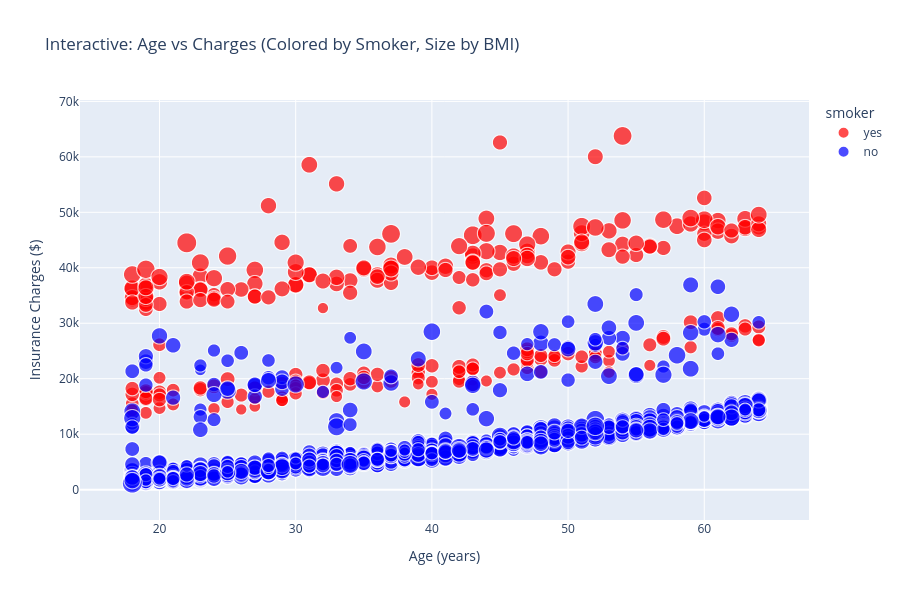
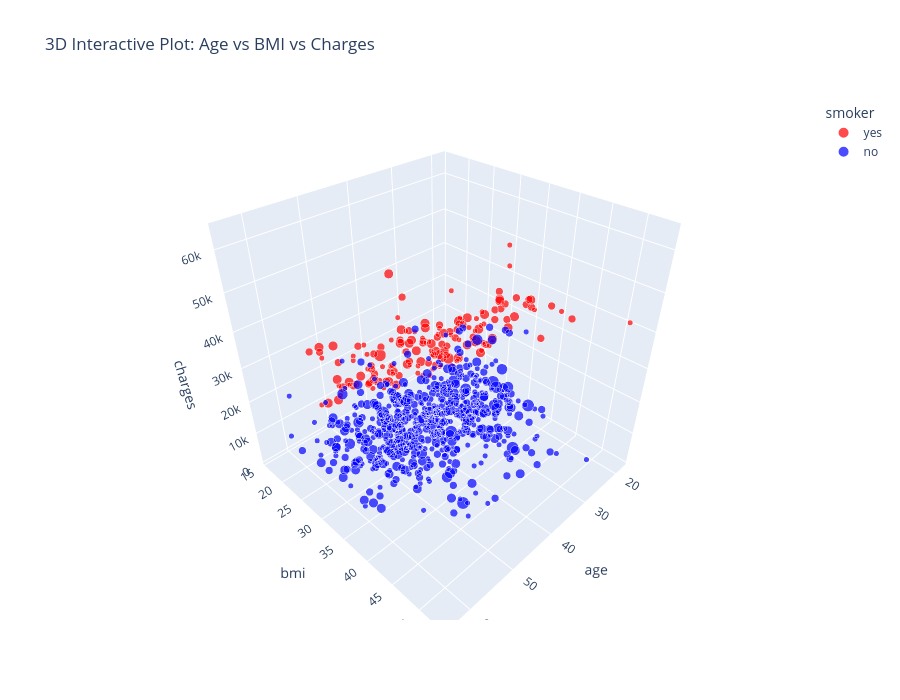
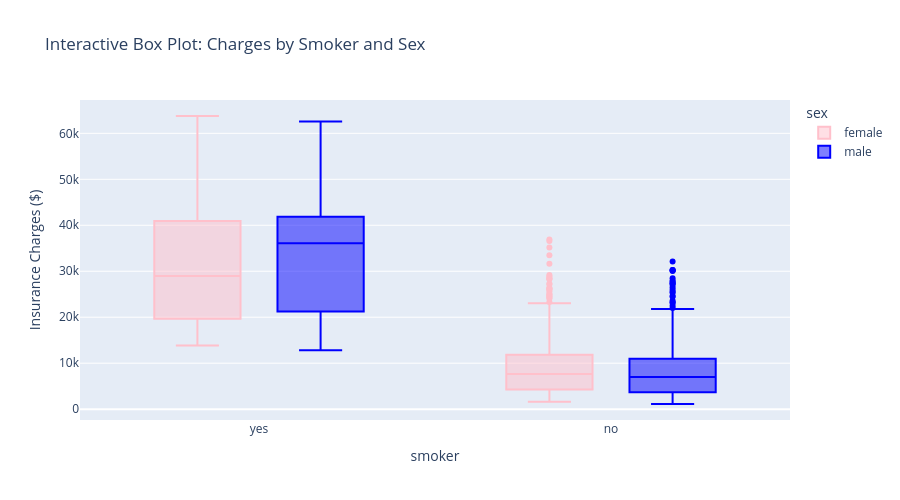
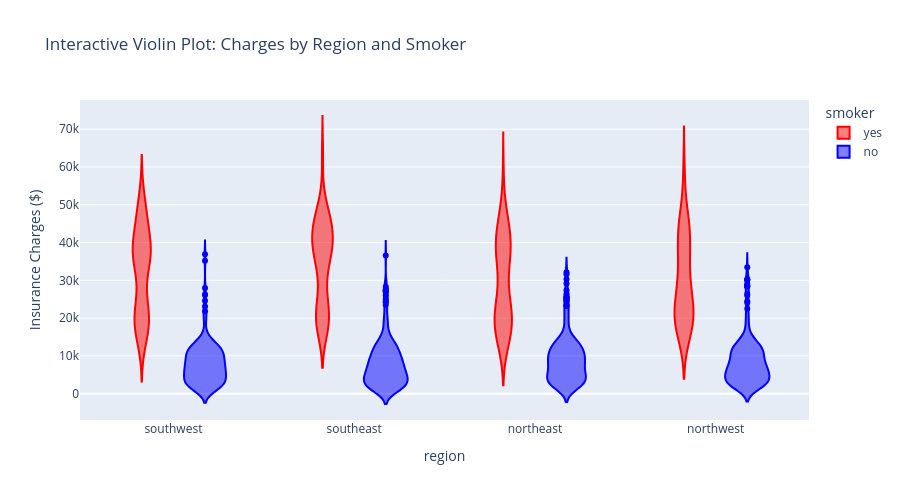

Notebook code for these charts, in order:
### Markdown cell above
## 12. Interactive Visualizations with Plotly

### Code cell
# Interactive scatter plot - Age vs Charges with color by Smoker
print("=" * 80)
print("INTERACTIVE PLOTLY VISUALIZATIONS")
print("=" * 80)

fig1 = px.scatter(df, x='age', y='charges', color='smoker', 
                   size='bmi', hover_name='region',
                   title='Interactive: Age vs Charges (Colored by Smoker, Size by BMI)',
                   labels={'charges': 'Insurance Charges ($)', 'age': 'Age (years)'},
                   color_discrete_map={'yes': 'red', 'no': 'blue'})
fig1.update_layout(height=600, hovermode='closest')
fig1.show()

# 3D scatter plot
print("\nGenerating 3D scatter plot...")

fig2 = px.scatter_3d(df, x='age', y='bmi', z='charges', color='smoker',
                     size='children', hover_name='region',
                     title='3D Interactive Plot: Age vs BMI vs Charges',
                     color_discrete_map={'yes': 'red', 'no': 'blue'})
fig2.update_layout(height=700)
fig2.show()

# Box plot - Interactive version
fig3 = px.box(df, x='smoker', y='charges', color='sex', 
             title='Interactive Box Plot: Charges by Smoker and Sex',
             labels={'charges': 'Insurance Charges ($)'},
             color_discrete_map={'male': 'blue', 'female': 'pink'})
fig3.update_layout(height=500)
fig3.show()

# Violin plot - Interactive
fig4 = px.violin(df, x='region', y='charges', color='smoker',
                title='Interactive Violin Plot: Charges by Region and Smoker',
                labels={'charges': 'Insurance Charges ($)'},
                color_discrete_map={'yes': 'red', 'no': 'blue'})
fig4.update_layout(height=500)
fig4.show()

# Histogram with marginal distributions
fig5 = px.histogram(df, x='charges', marginal='box', nbins=30, color='smoker',
                   title='Distribution of Charges with Box Plot (Marginal)',
                   labels={'charges': 'Insurance Charges ($)'},
                   color_discrete_map={'yes': 'red', 'no': 'blue'},
                   opacity=0.7)
fig5.update_layout(height=600)
fig5.show()

# Bubble chart
fig6 = px.scatter(df, x='age', y='bmi', size='charges', color='region',
                 hover_name='smoker', title='Bubble Chart: Age vs BMI (Size=Charges, Color=Region)',
                 labels={'charges': 'Charges ($)'})
fig6.update_layout(height=600)
fig6.show()

### Figure 1 — Plotly figure (JSON) as saved in the notebook; plotly's stock layout.template omitted (floating-point values rounded to 4 significant figures; data arrays with more than 128 entries replaced by an {"elided": "..."} marker saying what was removed)
{"data": [{"hovertemplate": "<b>%{hovertext}</b><br><br>smoker=yes<br>Age (years)=%{x}<br>Insurance Charges ($)=%{y}<br>bmi=%{marker.size}<extra></extra>", "hovertext": {"elided": "274 str values"}, "legendgroup": "yes", "marker": {"color": "red", "size": {"elided": "274 float values"}, "sizemode": "area", "sizeref": 0.1328, "symbol": "circle"}, "mode": "markers", "name": "yes", "showlegend": true, "type": "scattergl", "x": {"elided": "274 int values"}, "xaxis": "x", "y": {"elided": "274 float values"}, "yaxis": "y"}, {"hovertemplate": "<b>%{hovertext}</b><br><br>smoker=no<br>Age (years)=%{x}<br>Insurance Charges ($)=%{y}<br>bmi=%{marker.size}<extra></extra>", "hovertext": {"elided": "1063 str values"}, "legendgroup": "no", "marker": {"color": "blue", "size": {"elided": "1063 float values"}, "sizemode": "area", "sizeref": 0.1328, "symbol": "circle"}, "mode": "markers", "name": "no", "showlegend": true, "type": "scattergl", "x": {"elided": "1063 int values"}, "xaxis": "x", "y": {"elided": "1063 float values"}, "yaxis": "y"}], "layout": {"height": 600, "hovermode": "closest", "legend": {"itemsizing": "constant", "title": {"text": "smoker"}, "tracegroupgap": 0}, "title": {"text": "Interactive: Age vs Charges (Colored by Smoker, Size by BMI)"}, "xaxis": {"anchor": "y", "domain": [0, 1], "title": {"text": "Age (years)"}}, "yaxis": {"anchor": "x", "domain": [0, 1], "title": {"text": "Insurance Charges ($)"}}}}

### Figure 2 — Plotly figure (JSON) as saved in the notebook; plotly's stock layout.template omitted (floating-point values rounded to 4 significant figures; data arrays with more than 128 entries replaced by an {"elided": "..."} marker saying what was removed)
{"data": [{"hovertemplate": "<b>%{hovertext}</b><br><br>smoker=yes<br>age=%{x}<br>bmi=%{y}<br>charges=%{z}<br>children=%{marker.size}<extra></extra>", "hovertext": {"elided": "274 str values"}, "legendgroup": "yes", "marker": {"color": "red", "size": {"elided": "274 int values"}, "sizemode": "area", "sizeref": 0.0125, "symbol": "circle"}, "mode": "markers", "name": "yes", "scene": "scene", "showlegend": true, "type": "scatter3d", "x": {"elided": "274 int values"}, "y": {"elided": "274 float values"}, "z": {"elided": "274 float values"}}, {"hovertemplate": "<b>%{hovertext}</b><br><br>smoker=no<br>age=%{x}<br>bmi=%{y}<br>charges=%{z}<br>children=%{marker.size}<extra></extra>", "hovertext": {"elided": "1063 str values"}, "legendgroup": "no", "marker": {"color": "blue", "size": {"elided": "1063 int values"}, "sizemode": "area", "sizeref": 0.0125, "symbol": "circle"}, "mode": "markers", "name": "no", "scene": "scene", "showlegend": true, "type": "scatter3d", "x": {"elided": "1063 int values"}, "y": {"elided": "1063 float values"}, "z": {"elided": "1063 float values"}}], "layout": {"height": 700, "legend": {"itemsizing": "constant", "title": {"text": "smoker"}, "tracegroupgap": 0}, "scene": {"domain": {"x": [0, 1], "y": [0, 1]}, "xaxis": {"title": {"text": "age"}}, "yaxis": {"title": {"text": "bmi"}}, "zaxis": {"title": {"text": "charges"}}}, "title": {"text": "3D Interactive Plot: Age vs BMI vs Charges"}}}

### Figure 3 — Plotly figure (JSON) as saved in the notebook; plotly's stock layout.template omitted (floating-point values rounded to 4 significant figures; data arrays with more than 128 entries replaced by an {"elided": "..."} marker saying what was removed)
{"data": [{"alignmentgroup": "True", "hovertemplate": "sex=female<br>smoker=%{x}<br>Insurance Charges ($)=%{y}<extra></extra>", "legendgroup": "female", "marker": {"color": "pink"}, "name": "female", "notched": false, "offsetgroup": "female", "orientation": "v", "showlegend": true, "type": "box", "x": {"elided": "662 str values"}, "x0": " ", "xaxis": "x", "y": {"elided": "662 float values"}, "y0": " ", "yaxis": "y"}, {"alignmentgroup": "True", "hovertemplate": "sex=male<br>smoker=%{x}<br>Insurance Charges ($)=%{y}<extra></extra>", "legendgroup": "male", "marker": {"color": "blue"}, "name": "male", "notched": false, "offsetgroup": "male", "orientation": "v", "showlegend": true, "type": "box", "x": {"elided": "675 str values"}, "x0": " ", "xaxis": "x", "y": {"elided": "675 float values"}, "y0": " ", "yaxis": "y"}], "layout": {"boxmode": "group", "height": 500, "legend": {"title": {"text": "sex"}, "tracegroupgap": 0}, "title": {"text": "Interactive Box Plot: Charges by Smoker and Sex"}, "xaxis": {"anchor": "y", "domain": [0, 1], "title": {"text": "smoker"}}, "yaxis": {"anchor": "x", "domain": [0, 1], "title": {"text": "Insurance Charges ($)"}}}}

### Figure 4 — Plotly figure (JSON) as saved in the notebook; plotly's stock layout.template omitted (floating-point values rounded to 4 significant figures; data arrays with more than 128 entries replaced by an {"elided": "..."} marker saying what was removed)
{"data": [{"alignmentgroup": "True", "box": {"visible": false}, "hovertemplate": "smoker=yes<br>region=%{x}<br>Insurance Charges ($)=%{y}<extra></extra>", "legendgroup": "yes", "marker": {"color": "red"}, "name": "yes", "offsetgroup": "yes", "orientation": "v", "scalegroup": "True", "showlegend": true, "type": "violin", "x": {"elided": "274 str values"}, "x0": " ", "xaxis": "x", "y": {"elided": "274 float values"}, "y0": " ", "yaxis": "y"}, {"alignmentgroup": "True", "box": {"visible": false}, "hovertemplate": "smoker=no<br>region=%{x}<br>Insurance Charges ($)=%{y}<extra></extra>", "legendgroup": "no", "marker": {"color": "blue"}, "name": "no", "offsetgroup": "no", "orientation": "v", "scalegroup": "True", "showlegend": true, "type": "violin", "x": {"elided": "1063 str values"}, "x0": " ", "xaxis": "x", "y": {"elided": "1063 float values"}, "y0": " ", "yaxis": "y"}], "layout": {"height": 500, "legend": {"title": {"text": "smoker"}, "tracegroupgap": 0}, "title": {"text": "Interactive Violin Plot: Charges by Region and Smoker"}, "violinmode": "group", "xaxis": {"anchor": "y", "domain": [0, 1], "title": {"text": "region"}}, "yaxis": {"anchor": "x", "domain": [0, 1], "title": {"text": "Insurance Charges ($)"}}}}
